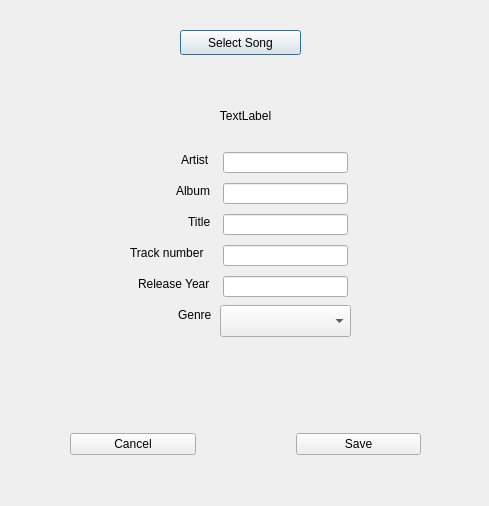
<?xml version="1.0" encoding="UTF-8"?>
<ui version="4.0">
 <class>Dialog</class>
 <widget class="QDialog" name="Dialog">
  <property name="geometry">
   <rect>
    <x>0</x>
    <y>0</y>
    <width>489</width>
    <height>506</height>
   </rect>
  </property>
  <property name="windowTitle">
   <string>Dialog</string>
  </property>
  <property name="styleSheet">
   <string notr="true">/* Set style of the background frame */
QFrame[colorStyle='backgroundFrame'] {
    background-color: lightgray;
}

/* Set style of the frame that all the data appears in */
QFrame[colorStyle='foregroundFrame'] {
    background-color: white;
    border-radius: 7px;
    border: 1px solid gray;
}

/* Set the header label style */
QLabel[colorStyle='headerLabel'] {
    background-color: rgb(7, 102, 120);
    border-radius: 7px;
    color: white;
}

/* Button Save (green) color */
QPushButton[colorStyle='buttonSave'] {
    background-color: white;
    border: 1px solid rgb(40, 167, 69);
    border-radius: 7px;
    padding: 4px;
}

QPushButton[colorStyle='buttonSave']::hover {
    color: black;
    border: 1px solid rgb(40, 167, 69);
    background-color: rgb(40, 167, 69);
}

QPushButton[colorStyle='buttonSave']::pressed {
	color: black;
	background-color: rgb(29, 120, 50);
}

/* Button Primary (blue) color */
QPushButton[colorStyle='buttonPrimary'] {
    background-color: rgb(7, 123, 255);
    border-radius: 7px;
    padding: 4px;
}

QPushButton[colorStyle='buttonPrimary']::hover {
    background-color: white;
    color: rgb(7, 123, 255) ;
    border: 1px solid rgb(7, 123, 255);
}

/* Button Warning (yellow/orange) color */
QPushButton[colorStyle='buttonWarning'] {
    background-color: rgb(255, 193, 7);
    border: 1px solid rgb(255, 193, 7);
    border-radius: 7px;
    padding: 4px;
}

QPushButton[colorStyle='buttonWarning']::hover {
       color: rgb(255, 193, 7);
    background-color: white;
}

/* Button Danger (red) color */
QPushButton[colorStyle='buttonDanger'] {
    background-color: rgb(191, 64, 64);
    border: 1px solid rgb(191, 64, 64);
    border-radius: 7px;
    padding: 4px;
}

QPushButton[colorStyle='buttonDanger']::hover {
    color: rgb(191, 64, 64);
    background-color: white;
}

/* Progress Bar*/
QProgressBar[colorStyle='progressBar'] {
	border: 2px solid #2196F3;
    border-radius: 5px;
    background-color: #E0E0E0;
}

QProgressBar[colorStyle='progressBar']::chunk {
background-color: #2196F3;
    width: 10px; 
    margin: 0.5px;
}

/* Button Success (red) color */
QPushButton[colorStyle='buttonCancel'] {
	background-color: white;
	border: 1px solid rgb(205, 0, 0);
    border-radius: 7px;
    padding: 4px;
}

QPushButton[colorStyle='buttonCancel']::hover {
    color: black;
    border: 1px solid rgb(205, 0, 0);
    background-color: rgb(205, 0, 0);
}

QPushButton[colorStyle='buttonCancel']::pressed {
	color: black;
	background-color: rgb(105,0 ,0);
}</string>
  </property>
  <widget class="QLabel" name="lblSelectedSong">
   <property name="geometry">
    <rect>
     <x>50</x>
     <y>100</y>
     <width>391</width>
     <height>31</height>
    </rect>
   </property>
   <property name="text">
    <string>TextLabel</string>
   </property>
   <property name="alignment">
    <set>Qt::AlignCenter</set>
   </property>
  </widget>
  <widget class="QPushButton" name="btnSelectSong">
   <property name="geometry">
    <rect>
     <x>180</x>
     <y>30</y>
     <width>121</width>
     <height>25</height>
    </rect>
   </property>
   <property name="text">
    <string>Select Song</string>
   </property>
  </widget>
  <widget class="QLabel" name="lblStatus">
   <property name="geometry">
    <rect>
     <x>50</x>
     <y>360</y>
     <width>401</width>
     <height>41</height>
    </rect>
   </property>
   <property name="text">
    <string/>
   </property>
   <property name="alignment">
    <set>Qt::AlignCenter</set>
   </property>
  </widget>
  <widget class="QWidget" name="layoutWidget">
   <property name="geometry">
    <rect>
     <x>70</x>
     <y>430</y>
     <width>351</width>
     <height>29</height>
    </rect>
   </property>
   <layout class="QHBoxLayout" name="horizontalLayout">
    <property name="spacing">
     <number>100</number>
    </property>
    <item>
     <widget class="QPushButton" name="btnCancel">
      <property name="text">
       <string>Cancel</string>
      </property>
      <property name="colorStyle" stdset="0">
       <string>buttonCancel</string>
      </property>
     </widget>
    </item>
    <item>
     <widget class="QPushButton" name="btnSave">
      <property name="text">
       <string>Save</string>
      </property>
      <property name="colorStyle" stdset="0">
       <string>buttonSave</string>
      </property>
     </widget>
    </item>
   </layout>
  </widget>
  <widget class="QLabel" name="lblArtist">
   <property name="geometry">
    <rect>
     <x>181</x>
     <y>152</y>
     <width>34</width>
     <height>16</height>
    </rect>
   </property>
   <property name="text">
    <string>Artist</string>
   </property>
  </widget>
  <widget class="QLineEdit" name="txtArtist">
   <property name="geometry">
    <rect>
     <x>223</x>
     <y>152</y>
     <width>125</width>
     <height>21</height>
    </rect>
   </property>
  </widget>
  <widget class="QLabel" name="lblAlbum">
   <property name="geometry">
    <rect>
     <x>176</x>
     <y>183</y>
     <width>39</width>
     <height>16</height>
    </rect>
   </property>
   <property name="text">
    <string>Album</string>
   </property>
  </widget>
  <widget class="QLineEdit" name="txtAlbum">
   <property name="geometry">
    <rect>
     <x>223</x>
     <y>183</y>
     <width>125</width>
     <height>21</height>
    </rect>
   </property>
  </widget>
  <widget class="QLabel" name="lblTitle">
   <property name="geometry">
    <rect>
     <x>188</x>
     <y>214</y>
     <width>27</width>
     <height>16</height>
    </rect>
   </property>
   <property name="text">
    <string>Title</string>
   </property>
  </widget>
  <widget class="QComboBox" name="cmbGenre">
   <property name="enabled">
    <bool>true</bool>
   </property>
   <property name="geometry">
    <rect>
     <x>220</x>
     <y>305</y>
     <width>131</width>
     <height>32</height>
    </rect>
   </property>
   <property name="editable">
    <bool>false</bool>
   </property>
   <property name="currentText">
    <string/>
   </property>
  </widget>
  <widget class="QLabel" name="lblReleaseDate">
   <property name="geometry">
    <rect>
     <x>138</x>
     <y>276</y>
     <width>77</width>
     <height>16</height>
    </rect>
   </property>
   <property name="text">
    <string>Release Year</string>
   </property>
  </widget>
  <widget class="QLineEdit" name="txtTrack">
   <property name="geometry">
    <rect>
     <x>223</x>
     <y>245</y>
     <width>125</width>
     <height>21</height>
    </rect>
   </property>
  </widget>
  <widget class="QLabel" name="lblTrack">
   <property name="geometry">
    <rect>
     <x>130</x>
     <y>245</y>
     <width>85</width>
     <height>16</height>
    </rect>
   </property>
   <property name="text">
    <string>Track number</string>
   </property>
  </widget>
  <widget class="QLineEdit" name="txtReleaseDate">
   <property name="geometry">
    <rect>
     <x>223</x>
     <y>276</y>
     <width>125</width>
     <height>21</height>
    </rect>
   </property>
  </widget>
  <widget class="QLineEdit" name="txtTitle">
   <property name="geometry">
    <rect>
     <x>223</x>
     <y>214</y>
     <width>125</width>
     <height>21</height>
    </rect>
   </property>
  </widget>
  <widget class="QLabel" name="lblGenre">
   <property name="geometry">
    <rect>
     <x>178</x>
     <y>307</y>
     <width>37</width>
     <height>16</height>
    </rect>
   </property>
   <property name="text">
    <string>Genre</string>
   </property>
  </widget>
 </widget>
 <tabstops>
  <tabstop>btnSelectSong</tabstop>
  <tabstop>txtArtist</tabstop>
  <tabstop>txtAlbum</tabstop>
  <tabstop>txtTitle</tabstop>
  <tabstop>txtTrack</tabstop>
  <tabstop>txtReleaseDate</tabstop>
  <tabstop>cmbGenre</tabstop>
  <tabstop>btnCancel</tabstop>
  <tabstop>btnSave</tabstop>
 </tabstops>
 <resources/>
 <connections/>
</ui>
